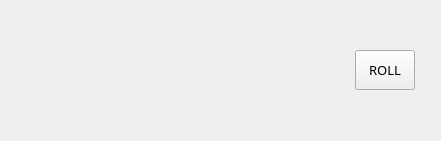
  <widget class="QWidget" name="horizontalLayoutWidget_2">
   <property name="geometry">
    <rect>
     <x>360</x>
     <y>410</y>
     <width>441</width>
     <height>141</height>
    </rect>
   </property>
   <layout class="QHBoxLayout" name="horizontalLayout_dice">
    <item>
     <widget class="QLabel" name="label_dice_1">
      <property name="minimumSize">
       <size>
        <width>90</width>
        <height>90</height>
       </size>
      </property>
      <property name="maximumSize">
       <size>
        <width>90</width>
        <height>90</height>
       </size>
      </property>
      <property name="text">
       <string/>
      </property>
     </widget>
    </item>
    <item>
     <widget class="QLabel" name="label_dice_2">
      <property name="minimumSize">
       <size>
        <width>90</width>
        <height>90</height>
       </size>
      </property>
      <property name="maximumSize">
       <size>
        <width>90</width>
        <height>90</height>
       </size>
      </property>
      <property name="text">
       <string/>
      </property>
     </widget>
    </item>
    <item>
     <widget class="QLabel" name="label_dice_3">
      <property name="minimumSize">
       <size>
        <width>90</width>
        <height>90</height>
       </size>
      </property>
      <property name="maximumSize">
       <size>
        <width>90</width>
        <height>90</height>
       </size>
      </property>
      <property name="text">
       <string/>
      </property>
     </widget>
    </item>
    <item>
     <widget class="QPushButton" name="pushButton_rollDice">
      <property name="minimumSize">
       <size>
        <width>60</width>
        <height>40</height>
       </size>
      </property>
      <property name="maximumSize">
       <size>
        <width>60</width>
        <height>40</height>
       </size>
      </property>
      <property name="font">
       <font>
        <family>SetoFont</family>
        <pointsize>10</pointsize>
        <weight>50</weight>
        <italic>false</italic>
        <bold>false</bold>
       </font>
      </property>
      <property name="cursor">
       <cursorShape>PointingHandCursor</cursorShape>
      </property>
      <property name="styleSheet">
       <string notr="true">font: 10pt &quot;SetoFont&quot;;</string>
      </property>
      <property name="text">
       <string>ROLL</string>
      </property>
     </widget>
    </item>
   </layout>
  </widget>
